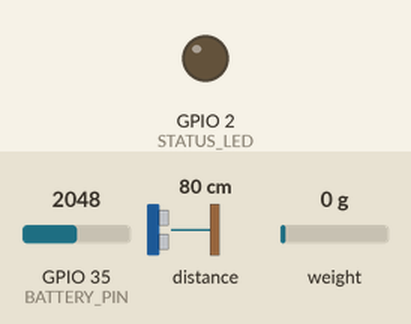
Simulated run of this sketch. Board: ESP32. Shown: output pins drawn as LEDs (lit = HIGH). Inputs (shaded band) come from the test bench; at power-on: GPIO 35 (BATTERY_PIN) = 2048, distance to the obstacle 80 cm, weight on the scale 0 g. WiFi joins after 1.5 s; servers stay silent unless stated; no MQTT or app messages arrive unless stated; what the sketch prints to the serial monitor is not drawn.

Above: at 7.6 s.
Timing chart, 0 to 10.0 s (numbered marks = the images above):
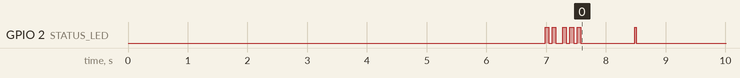

The sketch:

ESP32_MQTT_HiveMQ.ino
```cpp
/*
 * ============================================================================
 * BabyGrow — ESP32 MQTT Firmware (HiveMQ Cloud) — Production Grade
 * ============================================================================
 *
 * Target app payload (React Native / useBabyGrowMQTT):
 *   Topic : babygrow/measurements
 *   JSON  : {"device_id":"BG-NODE-01","weight":14.55,"height":82.1}
 *
 * Architecture:
 *   WiFi → TLS MQTT (port 8883) → HiveMQ Cloud → Mobile App (WSS :8884)
 *
 * Hardware (sama pinout firmware BLE lama):
 *   - VL53L1X  ToF  → tinggi (I2C SDA=21, SCL=22)
 *   - HX711         → berat  (DT=14, SCK=13)
 *   - ADC GPIO35    → baterai (opsional)
 *
 * Arduino IDE — Board settings:
 *   Board          : ESP32 Dev Module
 *   Upload Speed   : 115200
 *   Flash Size     : 4MB
 *   Partition      : Default
 *   Core Debug     : None
 *
 * Library Manager (install):
 *   1) PubSubClient          by Nick O'Leary
 *   2) VL53L1X               by Pololu
 *   3) HX711 Arduino Library by Bogde / Rob Tillaart (HX711.h)
 *
 * Setup secrets:
 *   cp secrets.example.h secrets.h   lalu edit WiFi SSID/password
 *
 * Serial Monitor: 115200 baud
 * ============================================================================
 */

#include <WiFi.h>
#include <WiFiClientSecure.h>
#include <PubSubClient.h>
#include <Wire.h>
#include <VL53L1X.h>
#include "HX711.h"
#include "secrets.h"

// ============================================================================
// BUILD FLAGS — ubah sesuai kebutuhan lapangan
// ============================================================================

/** 1 = publish data simulasi jika sensor gagal / untuk uji app tanpa hardware */
#ifndef DEMO_MODE
#define DEMO_MODE 1
#endif

/**
 * 1 = TLS tanpa verifikasi CA (cepat di Posyandu / lab).
 * 0 = pakai CA root (lebih aman; butuh sertifikat valid).
 */
#ifndef MQTT_INSECURE_TLS
#define MQTT_INSECURE_TLS 1
#endif

/** Publish hanya jika tinggi/berat "stabil" (anti noise) */
#ifndef REQUIRE_STABLE_SAMPLE
#define REQUIRE_STABLE_SAMPLE 1
#endif

// ============================================================================
// PINOUT
// ============================================================================
#define I2C_SDA            21
#define I2C_SCL            22
#define HX711_DT           14
#define HX711_SCK          13
#define BATTERY_PIN        35
#define STATUS_LED         2   // LED built-in banyak DevKit

// ============================================================================
// SENSOR TUNING
// ============================================================================
#define SENSOR_MOUNT_HEIGHT_CM  200.0f   // jarak sensor ke lantai
#define HX711_CAL_FACTOR        -7050.0f // kalibrasi load cell (WAJIB disesuaikan)
#define HEIGHT_MIN_CM           40.0f
#define HEIGHT_MAX_CM           130.0f
#define WEIGHT_MIN_KG           2.0f
#define WEIGHT_MAX_KG           30.0f

#define SAMPLE_INTERVAL_MS      200UL
#define PUBLISH_INTERVAL_MS     1500UL
#define STABLE_WINDOW           5
#define STABLE_HEIGHT_STD_CM    0.40f
#define STABLE_WEIGHT_STD_KG    0.08f
#define WIFI_RETRY_MS           5000UL
#define MQTT_RETRY_BASE_MS      2000UL
#define MQTT_RETRY_MAX_MS       30000UL
#define WDT_TIMEOUT_S           30

// ============================================================================
// STATE
// ============================================================================
WiFiClientSecure secureClient;
PubSubClient mqtt(secureClient);

VL53L1X heightSensor;
HX711 scale;

String deviceId;
String mqttClientId;

bool wifiReady = false;
bool mqttReady = false;
bool heightOk = false;
bool weightOk = false;

float liveHeight = 0.0f;
float liveWeight = 0.0f;
int   batteryPct = 100;

float heightBuf[STABLE_WINDOW];
float weightBuf[STABLE_WINDOW];
uint8_t bufCount = 0;

unsigned long lastSampleMs = 0;
unsigned long lastPublishMs = 0;
unsigned long lastWifiAttemptMs = 0;
unsigned long lastMqttAttemptMs = 0;
unsigned long mqttBackoffMs = MQTT_RETRY_BASE_MS;
uint32_t publishCount = 0;
float lastPublishedH = -999.0f;
float lastPublishedW = -999.0f;

// ============================================================================
// UTILS
// ============================================================================
static float clampf(float v, float lo, float hi) {
  if (v < lo) return lo;
  if (v > hi) return hi;
  return v;
}

static float stddev(const float *arr, uint8_t n) {
  if (n < 2) return 9999.0f;
  float sum = 0;
  for (uint8_t i = 0; i < n; i++) sum += arr[i];
  float mean = sum / n;
  float acc = 0;
  for (uint8_t i = 0; i < n; i++) {
    float d = arr[i] - mean;
    acc += d * d;
  }
  return sqrtf(acc / n);
}

static void blinkStatus(uint8_t times, uint16_t onMs = 60) {
  for (uint8_t i = 0; i < times; i++) {
    digitalWrite(STATUS_LED, HIGH);
    delay(onMs);
    digitalWrite(STATUS_LED, LOW);
    delay(onMs);
  }
}

static int readBatteryPercent() {
  // Pembagi tegangan tipikal 2:1 ke ADC 3.3V — sesuaikan hardware Anda
  int raw = analogRead(BATTERY_PIN);
  float v = (raw / 4095.0f) * 3.3f * 2.0f;
  int pct = (int)((v - 3.3f) / (4.2f - 3.3f) * 100.0f);
  return (int)clampf((float)pct, 0.0f, 100.0f);
}

// ============================================================================
// SENSORS
// ============================================================================
static bool initHeightSensor() {
  Wire.begin(I2C_SDA, I2C_SCL);
  heightSensor.setTimeout(500);
  if (!heightSensor.init()) {
    Serial.println("[SENSOR] VL53L1X init FAIL");
    return false;
  }
  heightSensor.setDistanceMode(VL53L1X::Long);
  heightSensor.setMeasurementTimingBudget(50000);
  heightSensor.startContinuous(50);
  Serial.println("[SENSOR] VL53L1X OK");
  return true;
}

static bool initWeightSensor() {
  scale.begin(HX711_DT, HX711_SCK);
  delay(300);
  if (!scale.is_ready()) {
    Serial.println("[SENSOR] HX711 not ready");
    return false;
  }
  scale.set_scale(HX711_CAL_FACTOR);
  scale.tare();
  Serial.println("[SENSOR] HX711 OK (tared)");
  return true;
}

static bool readHeightCm(float &outCm) {
  if (!heightOk) return false;
  heightSensor.read();
  if (heightSensor.timeoutOccurred()) return false;
  float distanceCm = heightSensor.ranging_data.range_mm / 10.0f;
  float h = SENSOR_MOUNT_HEIGHT_CM - distanceCm;
  if (h < HEIGHT_MIN_CM || h > HEIGHT_MAX_CM) return false;
  outCm = h;
  return true;
}

static bool readWeightKg(float &outKg) {
  if (!weightOk) return false;
  if (!scale.is_ready()) return false;
  float grams = scale.get_units(8);
  float kg = grams / 1000.0f;
  if (kg < 0.05f) kg = 0.0f; // noise lantai
  if (kg > 0.0f && (kg < WEIGHT_MIN_KG || kg > WEIGHT_MAX_KG)) return false;
  outKg = kg;
  return true;
}

static void pushSample(float h, float w) {
  if (bufCount < STABLE_WINDOW) {
    heightBuf[bufCount] = h;
    weightBuf[bufCount] = w;
    bufCount++;
  } else {
    for (uint8_t i = 1; i < STABLE_WINDOW; i++) {
      heightBuf[i - 1] = heightBuf[i];
      weightBuf[i - 1] = weightBuf[i];
    }
    heightBuf[STABLE_WINDOW - 1] = h;
    weightBuf[STABLE_WINDOW - 1] = w;
  }
}

static bool isStable(float &stableH, float &stableW) {
#if !REQUIRE_STABLE_SAMPLE
  if (bufCount == 0) return false;
  stableH = heightBuf[bufCount - 1];
  stableW = weightBuf[bufCount - 1];
  return stableH > 0;
#else
  if (bufCount < STABLE_WINDOW) return false;
  if (stddev(heightBuf, STABLE_WINDOW) > STABLE_HEIGHT_STD_CM) return false;
  // berat boleh 0 (hanya tinggi) — jika >0 wajib stabil
  float lastW = weightBuf[STABLE_WINDOW - 1];
  if (lastW > 0.5f && stddev(weightBuf, STABLE_WINDOW) > STABLE_WEIGHT_STD_KG) {
    return false;
  }
  stableH = heightBuf[STABLE_WINDOW - 1];
  stableW = lastW;
  return true;
#endif
}

// ============================================================================
// NETWORK — WiFi + MQTT TLS
// ============================================================================
static void ensureWiFi() {
  if (WiFi.status() == WL_CONNECTED) {
    wifiReady = true;
    return;
  }
  wifiReady = false;
  mqttReady = false;

  unsigned long now = millis();
  if (now - lastWifiAttemptMs < WIFI_RETRY_MS) return;
  lastWifiAttemptMs = now;

  Serial.printf("[WIFI] Connecting to SSID '%s'...\n", WIFI_SSID);
  WiFi.mode(WIFI_STA);
  WiFi.setSleep(false);
  WiFi.begin(WIFI_SSID, WIFI_PASSWORD);

  uint32_t start = millis();
  while (WiFi.status() != WL_CONNECTED && millis() - start < 12000) {
    delay(250);
    Serial.print('.');
  }
  Serial.println();

  if (WiFi.status() == WL_CONNECTED) {
    wifiReady = true;
    Serial.printf("[WIFI] OK ip=%s rssi=%d\n",
                  WiFi.localIP().toString().c_str(), WiFi.RSSI());
    blinkStatus(2);
  } else {
    Serial.println("[WIFI] FAILED — will retry");
    blinkStatus(5, 40);
  }
}

static void mqttCallback(char *topic, byte *payload, unsigned int length) {
  // Reserved for future downlink commands (tare, calibrate, measure now)
  Serial.printf("[MQTT] RX %s (%u bytes)\n", topic, length);
}

static bool connectMqtt() {
  if (!wifiReady) return false;

#if MQTT_INSECURE_TLS
  // Lab / Posyandu: cepat. Untuk produksi, set 0 dan pasang CA root HiveMQ.
  secureClient.setInsecure();
#else
  // TODO: tempel full CA PEM dari dokumentasi HiveMQ Cloud, lalu:
  // secureClient.setCACert(HIVEMQ_ROOT_CA);
  secureClient.setInsecure();
  Serial.println("[MQTT] WARN: CA belum dipasang — memakai setInsecure()");
#endif

  mqtt.setServer(MQTT_HOST, MQTT_PORT);
  mqtt.setCallback(mqttCallback);
  mqtt.setKeepAlive(30);
  mqtt.setSocketTimeout(15);
  mqtt.setBufferSize(512);

  Serial.printf("[MQTT] Connecting %s:%u as %s ...\n",
                MQTT_HOST, MQTT_PORT, mqttClientId.c_str());

  bool ok = mqtt.connect(
      mqttClientId.c_str(),
      MQTT_USER,
      MQTT_PASS,
      NULL, 0, false, NULL, true);

  if (ok) {
    mqttReady = true;
    mqttBackoffMs = MQTT_RETRY_BASE_MS;
    Serial.println("[MQTT] CONNECTED to HiveMQ Cloud");
    // Optional status topic
    String statusTopic = String("babygrow/device/") + deviceId + "/status";
    mqtt.publish(statusTopic.c_str(), "{\"online\":true}", true);
    blinkStatus(3);
    return true;
  }

  mqttReady = false;
  Serial.printf("[MQTT] FAIL state=%d — backoff %lums\n",
                mqtt.state(), mqttBackoffMs);
  mqttBackoffMs = min(mqttBackoffMs * 2, MQTT_RETRY_MAX_MS);
  return false;
}

static void ensureMqtt() {
  if (!wifiReady) return;
  if (mqtt.connected()) {
    mqttReady = true;
    mqtt.loop();
    return;
  }

  mqttReady = false;
  unsigned long now = millis();
  if (now - lastMqttAttemptMs < mqttBackoffMs) return;
  lastMqttAttemptMs = now;
  connectMqtt();
}

/**
 * Build JSON matching mobile parser:
 *   device_id / weight / height  (+ legacy aliases)
 */
static bool publishMeasurement(float heightCm, float weightKg) {
  if (!mqtt.connected()) return false;

  // Dedup: jangan spam nilai hampir sama
  if (fabsf(heightCm - lastPublishedH) < 0.15f &&
      fabsf(weightKg - lastPublishedW) < 0.05f &&
      publishCount > 0) {
    return false;
  }

  char payload[220];
  snprintf(
      payload, sizeof(payload),
      "{"
      "\"device_id\":\"%s\","
      "\"weight\":%.2f,"
      "\"height\":%.1f,"
      "\"weight_kg\":%.2f,"
      "\"height_cm\":%.1f,"
      "\"battery\":%d,"
      "\"rssi\":%d,"
      "\"seq\":%lu"
      "}",
      deviceId.c_str(),
      weightKg,
      heightCm,
      weightKg,
      heightCm,
      batteryPct,
      WiFi.RSSI(),
      (unsigned long)publishCount + 1);

  bool ok = mqtt.publish(MQTT_TOPIC, payload, false);
  if (ok) {
    publishCount++;
    lastPublishedH = heightCm;
    lastPublishedW = weightKg;
    Serial.printf("[MQTT] PUB %s → %s\n", MQTT_TOPIC, payload);
    digitalWrite(STATUS_LED, HIGH);
    delay(30);
    digitalWrite(STATUS_LED, LOW);
  } else {
    Serial.println("[MQTT] publish failed");
  }
  return ok;
}

// ============================================================================
// DEMO / FALLBACK SAMPLE
// ============================================================================
static void demoTick(float &h, float &w) {
  // Tinggi ~78–82 cm, berat ~9–11 kg — realistis balita
  float t = millis() / 1000.0f;
  h = 80.0f + 1.5f * sinf(t * 0.7f);
  w = 10.2f + 0.4f * sinf(t * 0.55f + 1.2f);
}

// ============================================================================
// SETUP / LOOP
// ============================================================================
void setup() {
  Serial.begin(115200);
  delay(800);
  Serial.println();
  Serial.println("================================================");
  Serial.println(" BabyGrow ESP32 → HiveMQ Cloud MQTT");
  Serial.println("================================================");

  pinMode(STATUS_LED, OUTPUT);
  digitalWrite(STATUS_LED, LOW);
  pinMode(BATTERY_PIN, INPUT);

  // Unique IDs from chip
  uint64_t chip = ESP.getEfuseMac();
  char idBuf[32];
  snprintf(idBuf, sizeof(idBuf), "BG-NODE-%04X",
           (uint16_t)((chip >> 32) ^ (chip & 0xFFFF)));
  deviceId = String(idBuf);

  char clientBuf[48];
  snprintf(clientBuf, sizeof(clientBuf), "%s_%04X",
           MQTT_CLIENT_PREFIX, (uint16_t)(chip & 0xFFFF));
  mqttClientId = String(clientBuf);

  Serial.printf("device_id = %s\n", deviceId.c_str());
  Serial.printf("clientId  = %s\n", mqttClientId.c_str());
  Serial.printf("broker    = %s:%u\n", MQTT_HOST, MQTT_PORT);
  Serial.printf("topic     = %s\n", MQTT_TOPIC);
  Serial.printf("DEMO_MODE = %d\n", DEMO_MODE);

  heightOk = initHeightSensor();
  weightOk = initWeightSensor();
  if (!heightOk || !weightOk) {
    Serial.println("[WARN] Sensor partial/fail — DEMO_MODE dapat dipakai");
  }

  ensureWiFi();
  if (wifiReady) connectMqtt();

  // Soft WDT via longer loop yields — enable task WDT if available
#if defined(ESP_IDF_VERSION_MAJOR) && (ESP_IDF_VERSION_MAJOR >= 4)
  // no-op: keep loop responsive
#endif

  Serial.println("[BOOT] ready");
}

void loop() {
  ensureWiFi();
  ensureMqtt();

  unsigned long now = millis();

  // ---- sample sensors ----
  if (now - lastSampleMs >= SAMPLE_INTERVAL_MS) {
    lastSampleMs = now;
    batteryPct = readBatteryPercent();

    float h = 0, w = 0;
    bool gotH = readHeightCm(h);
    bool gotW = readWeightKg(w);

#if DEMO_MODE
    if (!gotH || !heightOk) {
      demoTick(h, w);
      gotH = true;
      gotW = true;
    } else if (!gotW) {
      // tinggi real, berat demo ringan
      float dh, dw;
      demoTick(dh, dw);
      w = dw;
      gotW = true;
    }
#else
    (void)0;
#endif

    if (gotH) {
      liveHeight = h;
      liveWeight = gotW ? w : 0.0f;
      pushSample(liveHeight, liveWeight);
    }
  }

  // ---- publish when stable + connected ----
  if (mqttReady && (now - lastPublishMs >= PUBLISH_INTERVAL_MS)) {
    float sh = 0, sw = 0;
    if (isStable(sh, sw) && sh > 0) {
      if (publishMeasurement(sh, sw)) {
        lastPublishMs = now;
        bufCount = 0; // reset window setelah kirim sukses
      } else {
        lastPublishMs = now; // hindari tight loop jika dedup
      }
    }
  }

  delay(5);
}
```

secrets.example.h
```cpp
/**
 * COPY this file → secrets.h  (secrets.h di-gitignore, jangan di-commit)
 *
 * Isi WiFi Posyandu + kredensial HiveMQ Cloud Anda.
 */
#pragma once

// ---- WiFi Posyandu / Hotspot ----
static const char *WIFI_SSID     = "NAMA_WIFI_ANDA";
static const char *WIFI_PASSWORD = "PASSWORD_WIFI_ANDA";

// ---- HiveMQ Cloud (dari console Access Management) ----
// ESP32 pakai MQTT TLS port 8883 (bukan 8884 WebSocket)
static const char *MQTT_HOST     = "c7f36a1bb1d8404789377b45eccc627f.s1.eu.hivemq.cloud";
static const uint16_t MQTT_PORT  = 8883;
static const char *MQTT_USER     = "BABYGROW";
static const char *MQTT_PASS     = "Satusampelapan";
static const char *MQTT_TOPIC    = "babygrow/measurements";

// Prefiks clientId unik per board
static const char *MQTT_CLIENT_PREFIX = "babygrow_esp32";
```
